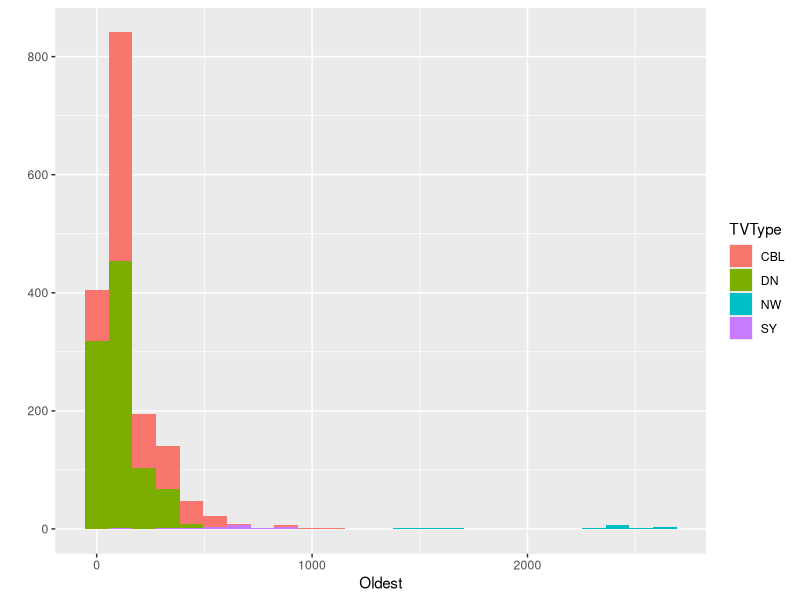
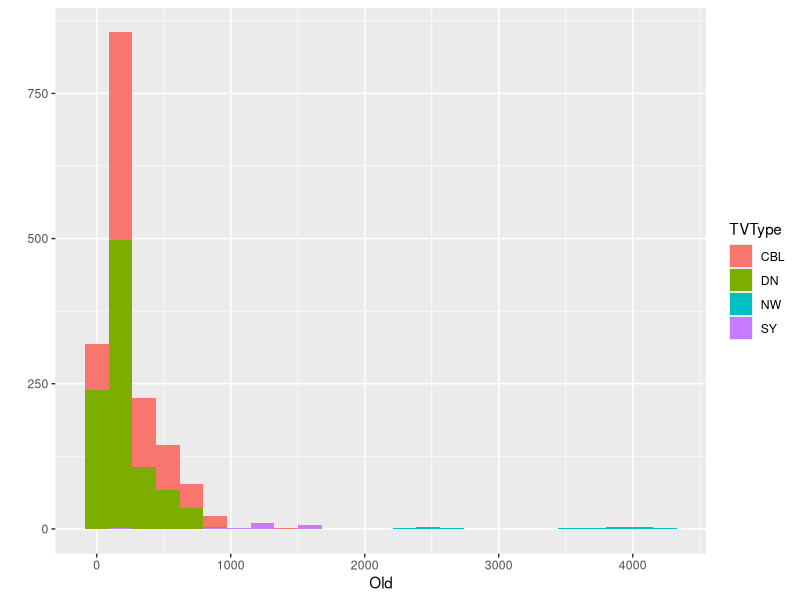
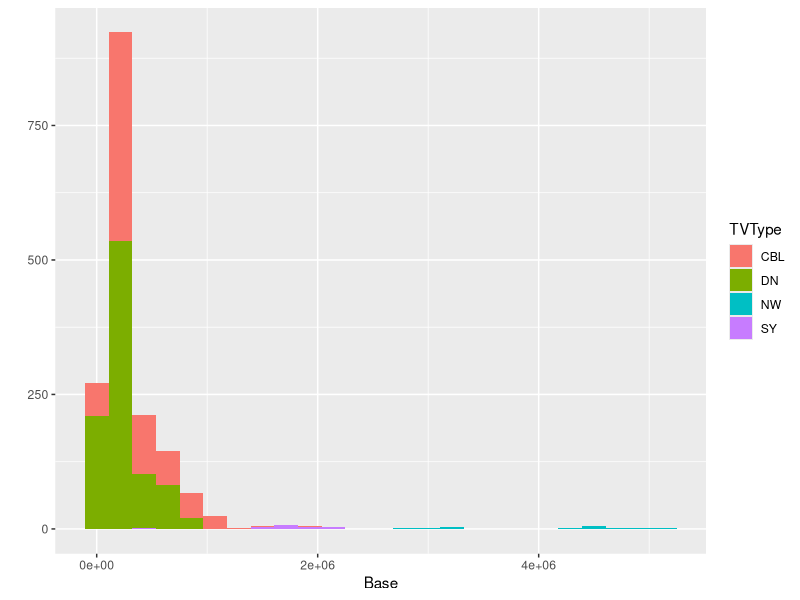
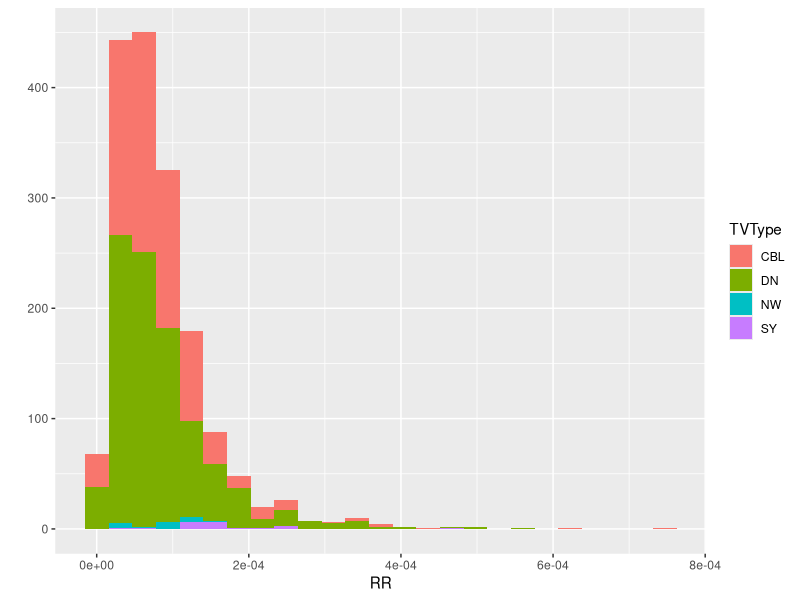
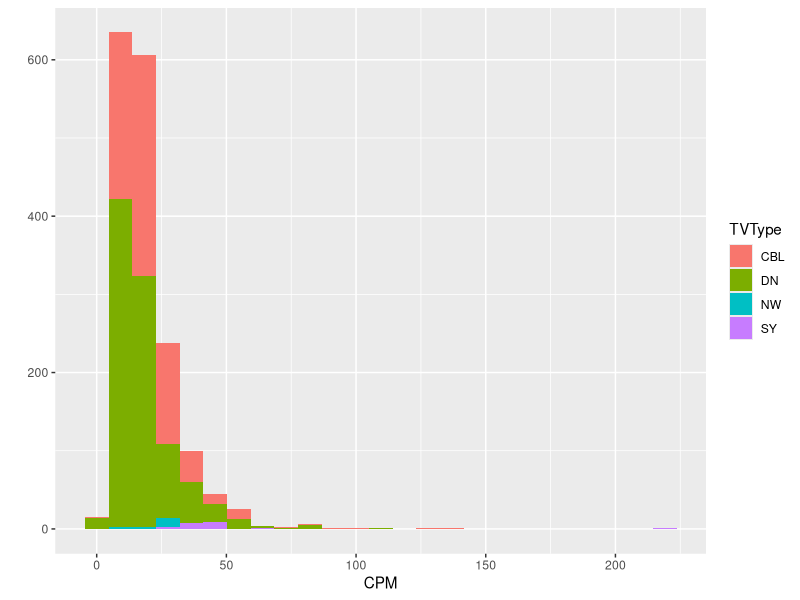
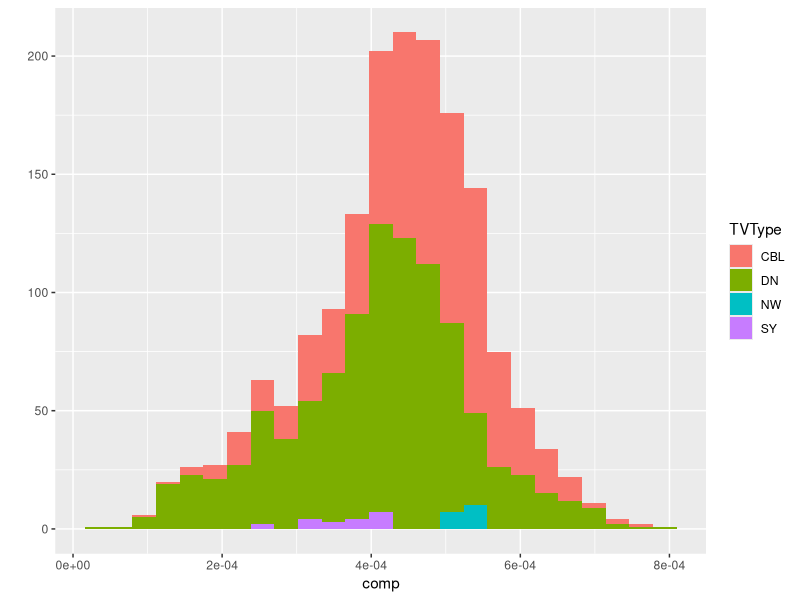
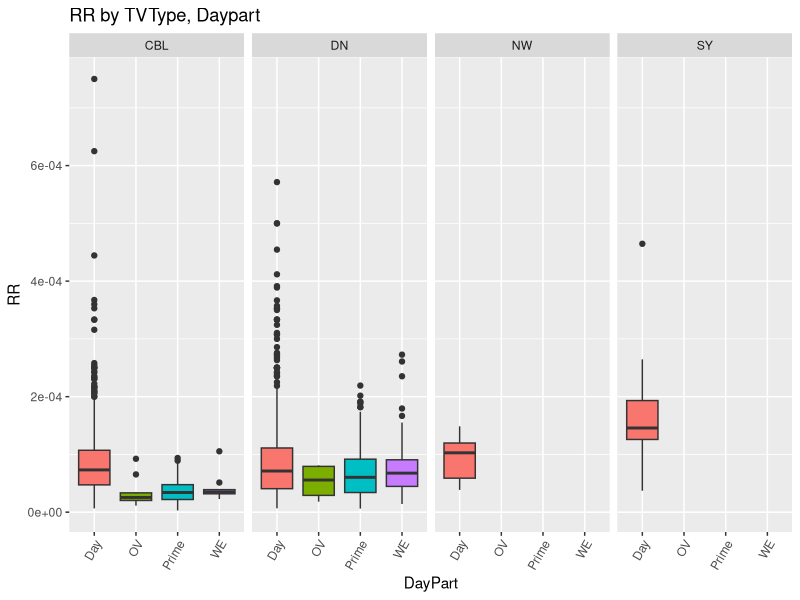
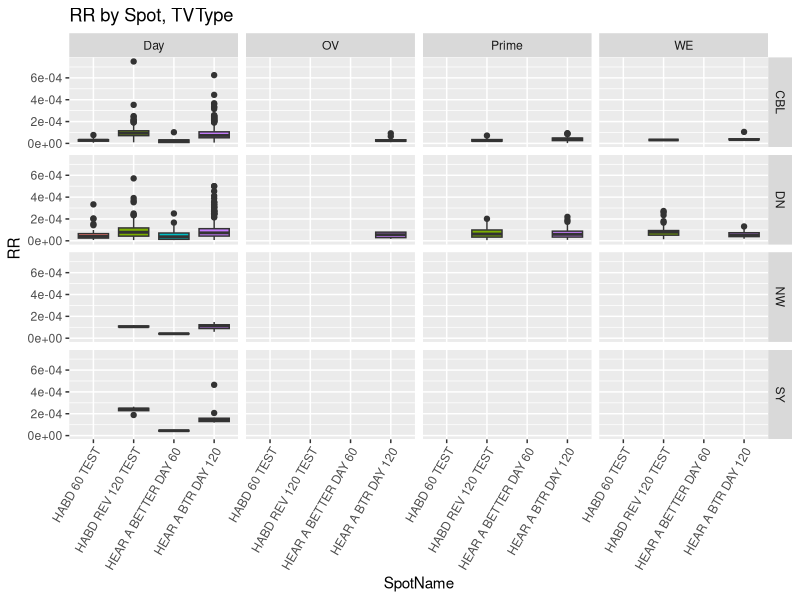

Here is the R script that generated these plots, in order:
# Miracle-Ear Response Rate

library(ggplot2)
library(caret)
library(dplyr)
library(MASS)

# set up functions for RMSE and MAE

rmse<-function(error)
{
  sqrt(mean(error^2))
}

mae<-function(error)
{
  mean(abs(error))
}

## Get Data

# setwd("H:/direct_r/Miracle-Ear/Analytics/Funnel Analysis August 2017/M-ERR")

rrd<-read.csv("./ResponseRate.csv")


# create a vector of records with no NAs

completes<-complete.cases(rrd)

# drop NAs

rrd<-rrd[completes,]

# drop spots with $0 cost

rrd<-subset(rrd, rrd$SpotCost>0)

# convert some integers to factors

rrd$DayPart<-factor(rrd$DayPart)
rrd$Length<-factor(rrd$Length)

# convert spots with zero leads to small non-zero number

#zero<-sum(rrd$Leads==0)
#newlead<-1/zero
#rrd<-mutate(rrd, Leads = ifelse(test=Leads==0, yes=newlead, no=Leads))
#rrd$Leads<-as.numeric(format(round(rrd$Leads, 2), nsmall = 2))

# Drop spots with 0 leads

rrd<-subset(rrd, rrd$Leads>0)

# Change all syndication to DayPart=2
rrd<-mutate(rrd, DayPart = ifelse(test=TVType=="SY", yes="2", no=DayPart))

# Consolidate Dayparts
rrd<-mutate(rrd, DayPart = ifelse(test=DayPart=="1", yes="2", no=DayPart))
rrd<-mutate(rrd, DayPart = ifelse(test=DayPart=="3", yes="2", no=DayPart))
rrd<-mutate(rrd, DayPart = ifelse(test=DayPart=="6", yes="5", no=DayPart))
rrd<-mutate(rrd, DayPart = ifelse(test=DayPart=="2", yes="Day", no=DayPart))
rrd<-mutate(rrd, DayPart = ifelse(test=DayPart=="4", yes="Prime", no=DayPart))
rrd<-mutate(rrd, DayPart = ifelse(test=DayPart=="5", yes="OV", no=DayPart))
rrd<-mutate(rrd, DayPart = ifelse(test=DayPart=="7", yes="WE", no=DayPart))

# Create RR field, a CPM field and comp field (response rate, CPM and composition)

rrd$RR<-rrd$Leads/(rrd$Oldest*1000)
rrd$CPM<-rrd$SpotCost/rrd$Oldest
rrd$comp<-rrd$Oldest/rrd$Base

# Drop columns we don't need
rrd$Program<-NULL
rrd$Length<-NULL
rrd$Source<-NULL
rrd$SpotCost<-NULL
rrd$Calls<-NULL
rrd$Leads<-NULL

# write.csv(rrd, "./mlrrd.csv")

# Plots

qplot(Oldest, data=rrd, fill=TVType, bins=25)
qplot(Old, data=rrd, fill=TVType, bins=25)
qplot(Base, data=rrd, fill=TVType, bins=25)
qplot(RR, data=rrd, fill=TVType, bins=25)
qplot(CPM, data=rrd, fill=TVType, bins=25)
qplot(comp, data=rrd, fill=TVType, bins=25)

# No numeric variables have normal distribution - convert to log values

# rrd$Oldest<-log(rrd$Oldest)
# $rrd$Old<-log(rrd$Old)
# rrd$Base<-log(rrd$Base)
# rrd$RR<-log(rrd$RR)
# rrd$CPM<-log(rrd$CPM)
# rrd$comp<-log(rrd$comp)

# Tried the log transform, got better results with values as-is

# Re-plot to see impact of log transformations

# qplot(Oldest, data=rrd, fill=TVType, bins=25)
# qplot(Old, data=rrd, fill=TVType, bins=25)
# qplot(Base, data=rrd, fill=TVType, bins=25)
# qplot(RR, data=rrd, fill=TVType, bins=25)
# qplot(CPM, data=rrd, fill=TVType, bins=25)
# qplot(comp, data=rrd, fill=TVType, bins=25)


# Boxplots to see relationships

p1<-ggplot(rrd, aes(x=DayPart, y=RR, fill=DayPart))+geom_boxplot()+ggtitle("RR by TVType, Daypart")+facet_grid(.~TVType)+theme(legend.position = "none", axis.text.x = element_text(angle = 60,hjust = 1))

p1

p2<-ggplot(rrd, aes(x=SpotName, y=RR, fill=SpotName))+geom_boxplot()+ggtitle("RR by Spot, TVType")+facet_grid(TVType~DayPart)+theme(legend.position = "none", axis.text.x = element_text(angle = 60,hjust = 1))

p2

p3<-ggplot(rrd, aes(x=ProgramType, y=RR, fill=ProgramType))+geom_boxplot()+ggtitle("RR by ProgramType, TVType")+facet_grid(.~TVType)+theme(legend.position = "none", axis.text.x = element_text(angle = 60,hjust = 1))

p3

# Split data into training and testing sets

set.seed(1234)

inTrain<-createDataPartition(y=rrd$RR, p=.8, list=F, times=1)
rrtrn<-rrd[inTrain,]
rrtst<-rrd[-inTrain,]

sum(rrtrn$TVType=="SY")
sum(rrtrn$TVType=="NW")
sum(rrtst$TVType=="SY")
sum(rrtst$TVType=="NW")


# Step-wise linear model to see what we get......

# fit<-lm(RR~., data=rrtrn)
# step<-stepAIC(fit, direction = "both")
# step$anova

m1<-lm(RR ~ ProgramType + DayPart + SpotName + Oldest + Old + CPM + comp, data=rrtrn)
summary(m1)

e<-rrtrn$RR-m1$fitted.values

rmse(e)
mae(e)

# plot our model estimates vs. actuals

actual<-rrtrn$RR

fitted<-m1$fitted.values

# Separate numeric and factor variables from rrtrn
nums<-sapply(rrtrn, is.numeric)
numerics<-rrtrn[, nums]
factors<-rrtrn[, !nums]

results<-as.data.frame(cbind(actual, fitted, factors))

results$diff<-results$actual-results$fitted

View(results)

p4<-ggplot(results, aes(x=SpotName, y=diff, fill=TVType))+geom_boxplot()+ggtitle("Error by Spot, TVType")+facet_grid(.~TVType)+theme(legend.position = "none", axis.text.x = element_text(angle = 60,hjust = 1))

p4

p5<-ggplot(results, aes(x=ProgramType, y=diff, fill=ProgramType))+geom_boxplot()+ggtitle("Error by Program, TVType")+facet_grid(.~TVType)+theme(legend.position = "none", axis.text.x = element_text(angle = 60,hjust = 1))

p5

# Predict test with regression model

pred1<-predict(m1, rrtst)

pe<-rrtst$RR-pred1

rmse(pe)
mae(pe)

# Compare model to just using an average

avgpred<-mean(rrtst$RR)
avpe<-rrtst$RR-avgpred

rmse(avpe)
mae(avpe)

# plot our model predictions vs. actuals

actualp<-rrtst$RR

fitted<-pred1

# Separate numeric and factor variables from rrtrn
nums<-sapply(rrtst, is.numeric)
numerics<-rrtst[, nums]
factors<-rrtst[, !nums]

results1<-as.data.frame(cbind(actualp, fitted, factors))

results1$diff<-results1$actual-results1$fitted

View(results1)

p6<-ggplot(results1, aes(x=SpotName, y=diff, fill=TVType))+geom_boxplot()+ggtitle("Error by Spot, TVType")+facet_grid(.~TVType)+theme(legend.position = "none", axis.text.x = element_text(angle = 60,hjust = 1))

p6

p7<-ggplot(results1, aes(x=ProgramType, y=diff, fill=ProgramType))+geom_boxplot()+ggtitle("Error by Program, TVType")+facet_grid(.~TVType)+theme(legend.position = "none", axis.text.x = element_text(angle = 60,hjust = 1))

p7